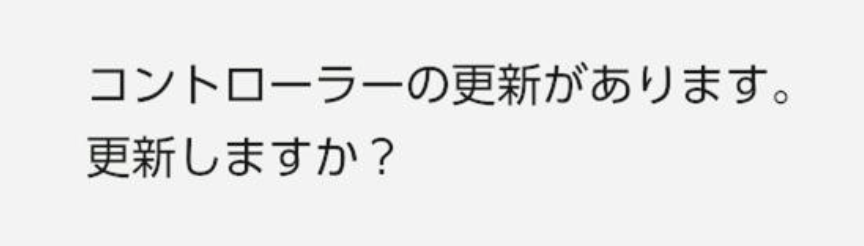
#> input picture scripts/modularized/ocr_benchmarker/ocr_training_data/Screenshot 2026-03-17 at 5.46.02 PM.png, 864 x 246 px
$ python -i processor_paddle.py   (imports and definitions only)
#> lines starting #> are read from the running program, lines starting #| are printed output that depends on the picture; after the words box and inside, x2 and y2 are one past the last pixel; in counts of white or black regions, pixels touching at a corner belong together
#> in process_image, img is the input picture: shape (246, 864, 3); mean B, G, R 233.7, 233.8, 233.7
### scripts/modularized/ocr_benchmarker/ocr_utils.py
"""
ocr_utils.py
============
Shared preprocessing pipelines and filtering utilities used across all OCR processors.
Each preprocess_* function takes a BGR numpy array and returns a BGR numpy array
(white text on black background, 2× upscaled, with 20 px black border padding).
"""

import cv2
import numpy as np
import base64


# ── Preprocessing Pipelines ───────────────────────────────────────────────────

# [183 lines left out: functions preprocess_row_density, preprocess_clahe_adaptive, preprocess_morph_sharpen, bimodal_furigana_filter, not called in this run]


# ── Image Encoding ─────────────────────────────────────────────────────────────

def img_to_b64(img: np.ndarray) -> str:
    """Encode a BGR numpy image as a PNG base64 string for HTML data-URI embedding."""
    _, buf = cv2.imencode(".png", img)
    return base64.b64encode(buf.tobytes()).decode()

### scripts/modularized/ocr_benchmarker/processor_paddle.py
"""
processor_paddle.py
===================
OCR Processor: PaddleOCR v5 Mobile (PP-OCRv5)
Preprocessing: Row-density furigana suppression (Zelda Classic)

Benchmark baseline — mirrors zelda_paddle_ocr.py exactly.

Install:
    pip install paddlepaddle paddleocr

Standalone usage:
    python processor_paddle.py /path/to/images/folder
"""

import os
import sys
import glob
import time
import threading
import cv2
import numpy as np

# ── Processor metadata ────────────────────────────────────────────────────────
NAME        = "PaddleOCR v5 (3x upscale)"
DESCRIPTION = "PaddleOCR PP-OCRv5 mobile · Row-density furigana suppression · 3× Lanczos upscale"

# ── Preprocessing ─────────────────────────────────────────────────────────────
sys.path.insert(0, os.path.dirname(os.path.abspath(__file__)))
from ocr_utils import preprocess_row_density, bimodal_furigana_filter, img_to_b64


def _preprocess_paddle_3x(crop: np.ndarray) -> np.ndarray:
    """
    Paddle-specific variant of row-density furigana suppression.
    Identical pipeline to preprocess_row_density() in ocr_utils, but uses a
    3× Lanczos upscale instead of 2× — Paddle's mobile det model benefits from
    higher resolution input and was dropping characters at 2×.
    """
    import cv2
    gray = cv2.cvtColor(crop, cv2.COLOR_BGR2GRAY)
    _, mask = cv2.threshold(gray, 160, 255, cv2.THRESH_BINARY)
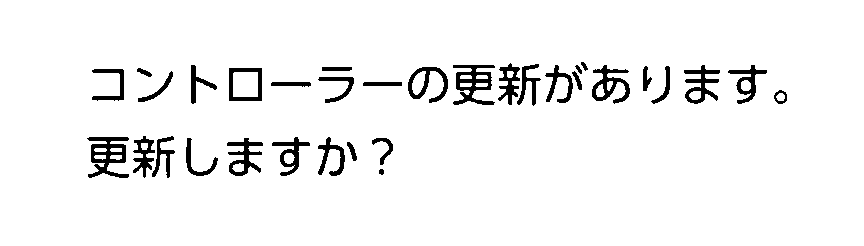
#> mask: shape (246, 864); 95.1% white; 33 black regions, largest, box (x1, y1, x2, y2) and area: (87, 137, 129, 178) 856, (453, 65, 495, 105) 814, (592, 65, 630, 104) 611
    if mask.max() == 0:
        h, w = crop.shape[:2]
        return np.zeros((h * 3 + 40, w * 3 + 40, 3), dtype=np.uint8)

    result = np.zeros_like(crop)
    result[mask == 255] = (255, 255, 255)

    row_density = mask.sum(axis=1) / 255.0
#> row_density = 246 values, max 864 at index 0, min 578 at index 70, mean 821.7
    non_zero = row_density[row_density > 0]
#> non_zero has the same summary as row_density
    if len(non_zero) > 0:
        median_d = float(np.median(non_zero))
#> median_d = 864
        furi_thresh = median_d * 0.42
#> furi_thresh = 362.9
        for i, d in enumerate(row_density):
            if 0 < d < furi_thresh:
                result[i, :] = 0

    h, w = result.shape[:2]
#> h = 246; w = 864
    result = cv2.resize(result, (w * 3, h * 3), interpolation=cv2.INTER_LANCZOS4)
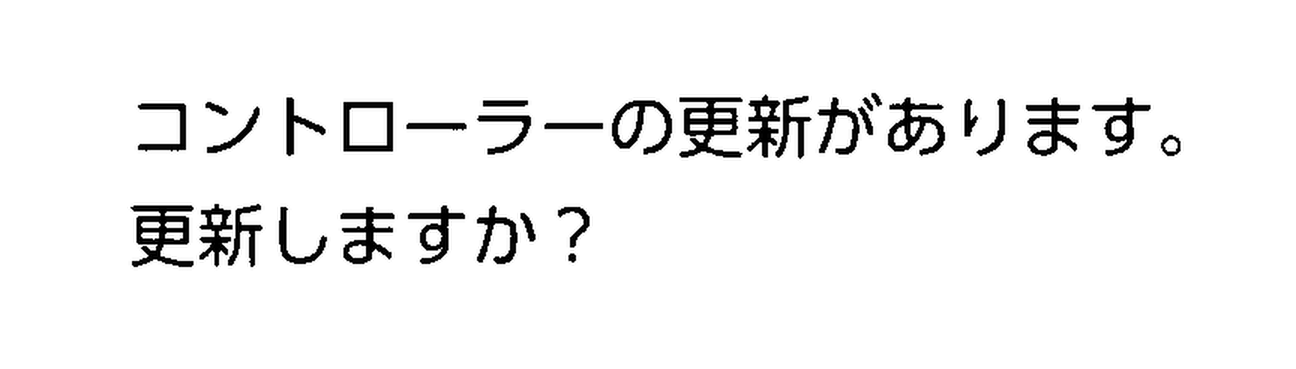
#> result: shape (738, 2592, 3) (shown at 1/2 size); min 0, max 255, mean 242.5
    result = cv2.copyMakeBorder(result, 20, 20, 20, 20, cv2.BORDER_CONSTANT, value=(0, 0, 0))
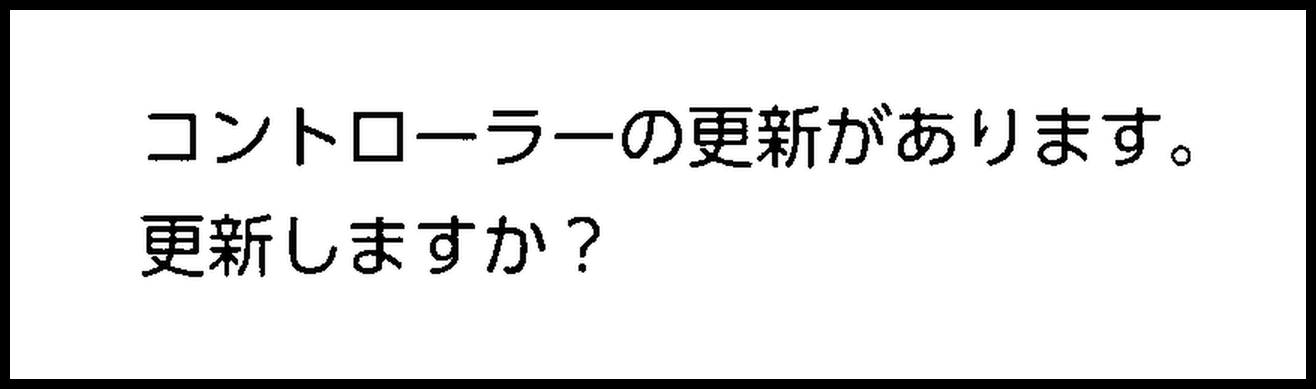
#> result: shape (778, 2632, 3) (shown at 1/2 size); min 0, max 255, mean 226.5
    return result


# ── Lazy engine init (avoid 2-second cold start unless actually used) ──────────

_paddle_ocr  = None
_paddle_lock = threading.Lock()
_init_lock   = threading.Lock()


def _get_engine():
    global _paddle_ocr
    if _paddle_ocr is not None:
        return _paddle_ocr
    with _init_lock:
        if _paddle_ocr is None:
            os.environ["PADDLE_PDX_DISABLE_MODEL_SOURCE_CHECK"] = "True"
            from paddleocr import PaddleOCR
#> (the run stopped early here; a loop or call above may not have finished)
